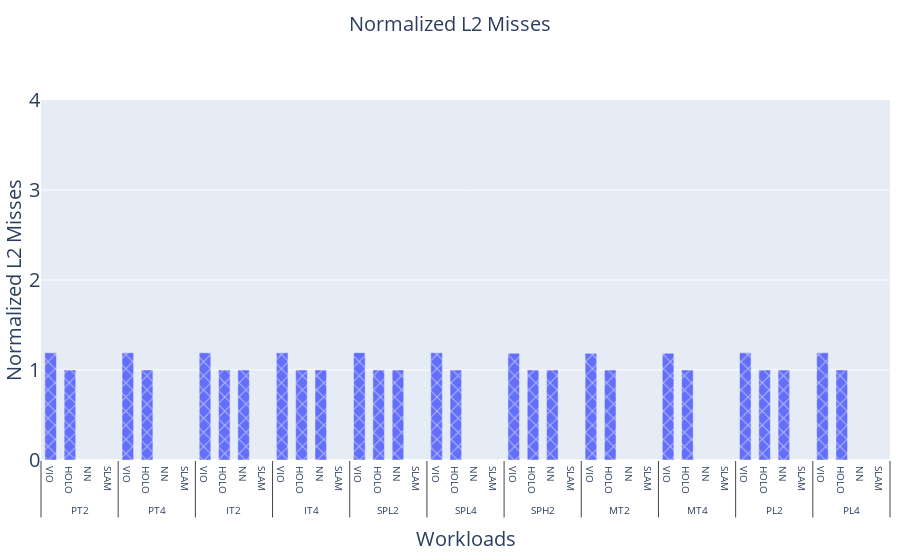

The code cell stored with this chart in its notebook:
### Code cell
# MPKI

stats = {}
appconfigs = []

l2_miss_to_plot = []
l2_miss_holo_to_plot = []
l2_miss_ritnet_to_plot = []


for wl in workloads:
    x_names.append(wl.split("_")[0])
    x_sizes.append(wl.split("_")[-1])
    app = wl + "/all4"
    config = app + "ORIN-SASS-concurrent-fg-VISUAL"
    baseline = app + "ORIN-SASS-VISUAL"
    l2_miss_to_plot.append(l2_misses[config] / (l2_misses[baseline]))
    print(app, l2_misses[config], l2_misses[baseline])

    # config =app+"ORIN-SASS-concurrent-fg-slicer-VISUAL"
    # ipc2_to_plot.append(l2_misses[config] / (l2_misses[baseline]))

    app = wl + "/hotlab"
    config = app + "ORIN-SASS-concurrent-fg-VISUAL"
    baseline = app + "ORIN-SASS-VISUAL"
    l2_miss_holo_to_plot.append(l2_misses[config] / (l2_misses[baseline]))

    app = wl + "/ritnet"
    config = app + "ORIN-SASS-concurrent-fg-VISUAL"
    baseline = app + "ORIN-SASS-VISUAL"
    l2_miss_ritnet_to_plot.append(l2_misses[config] / (l2_misses[baseline]))


fig = go.Figure()
fig.add_trace(
    go.Bar(
        name="Fine-grained Concurrent",
        x=[
            x_mesa_labels + x_mesa_labels + x_mesa_labels + x_mesa_labels,
            x_vio_labels
            + x_holo_labels + x_nn_labels + x_slam_labels,
        ],
        y=l2_miss_to_plot + l2_miss_holo_to_plot + l2_miss_ritnet_to_plot + ones,
        # marker=dict(color=colors['Frame - cache']),
        marker_pattern_shape=patterns["Frame - cache"],
    )
)

# change width and height of the figure
# fig.update_layout(
#     autosize=False,
#     width=400,
#     height=300,
#     # title="Normalized Latency",
# )
# Change the bar mode
fig.update_layout(barmode="group")
# add title in middle
fig.update_layout(
    title={
        "text": "Normalized L2 Misses",
        "y": 0.97,
        "x": 0.5,
        "xanchor": "center",
        "yanchor": "top",
    }
)
# change bar gap
fig.update_layout(bargap=0.4, bargroupgap=0)
# change x axis title
fig.update_layout(xaxis_title="Workloads", yaxis_title="Normalized L2 Misses")
# change y axis range
fig.update_yaxes(range=[0, 4], dtick=1)
# change y tick step
# change font size
fig.update_layout(xaxis=dict(tickfont=dict(size=10)))
fig.update_layout(yaxis=dict(tickfont=dict(size=20)))
fig.update_layout(title_font_size=20)
fig.update_layout(legend=dict(font=dict(size=15)))
fig.update_layout(xaxis_title_font_size=20)
fig.update_layout(yaxis_title_font_size=20)
# change legend position to top
fig.update_layout(
    legend=dict(
        orientation="h",
        yanchor="bottom",
        y=1,
        xanchor="left",
        x=0.1,
    )
)
# change margin
fig.update_layout(margin=dict(l=0, r=10, t=100, b=100))

fig.show()

plotly.io.write_image(fig, "output_file.pdf", format="pdf")
plotly.io.write_image(fig, "tmp.png", format="png")

### Figure 1 — Plotly figure (JSON) as saved in the notebook; plotly's stock layout.template omitted (floating-point values rounded to 4 significant figures)
{"data": [{"marker": {"pattern": {"shape": "x"}}, "name": "Fine-grained Concurrent", "type": "bar", "x": [["PT2", "PT4", "IT2", "IT4", "SPL2", "SPL4", "SPH2", "MT2", "MT4", "PL2", "PL4", "PT2", "PT4", "IT2", "IT4", "SPL2", "SPL4", "SPH2", "MT2", "MT4", "PL2", "PL4", "PT2", "PT4", "IT2", "IT4", "SPL2", "SPL4", "SPH2", "MT2", "MT4", "PL2", "PL4", "PT2", "PT4", "IT2", "IT4", "SPL2", "SPL4", "SPH2", "MT2", "MT4", "PL2", "PL4"], ["VIO", "VIO", "VIO", "VIO", "VIO", "VIO", "VIO", "VIO", "VIO", "VIO", "VIO", "HOLO", "HOLO", "HOLO", "HOLO", "HOLO", "HOLO", "HOLO", "HOLO", "HOLO", "HOLO", "HOLO", "NN", "NN", "NN", "NN", "NN", "NN", "NN", "NN", "NN", "NN", "NN", "SLAM", "SLAM", "SLAM", "SLAM", "SLAM", "SLAM", "SLAM", "SLAM", "SLAM", "SLAM", "SLAM"]], "y": [1.191, 1.192, 1.191, 1.192, 1.193, 1.192, 1.186, 1.185, 1.186, 1.19, 1.191, 1, 1.0, 1, 1, 1, 1.0, 1.0, 1, 1.0, 1.0, 1.0, 0, 0, 1.0, 1.0, 1.0, 0, 1.0, 0, 0, 1.0, 0, 0, 0, 0, 0, 0, 0, 0, 0, 0, 0, 0]}], "layout": {"bargap": 0.4, "bargroupgap": 0, "barmode": "group", "legend": {"font": {"size": 15}, "orientation": "h", "x": 0.1, "xanchor": "left", "y": 1, "yanchor": "bottom"}, "margin": {"b": 100, "l": 0, "r": 10, "t": 100}, "title": {"font": {"size": 20}, "text": "Normalized L2 Misses", "x": 0.5, "xanchor": "center", "y": 0.97, "yanchor": "top"}, "xaxis": {"tickfont": {"size": 10}, "title": {"font": {"size": 20}, "text": "Workloads"}}, "yaxis": {"dtick": 1, "range": [0, 4], "tickfont": {"size": 20}, "title": {"font": {"size": 20}, "text": "Normalized L2 Misses"}}}}
